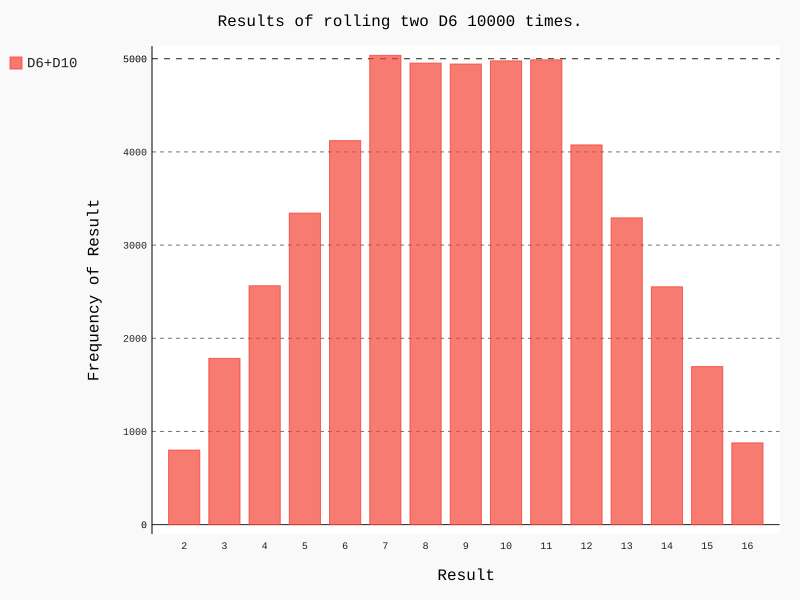

Reproduce this figure in Python.
import pygal as pygal

from main_package.pygal_package.die import Die

die_1 = Die()
die_2 = Die(10)

results = []
for roll_num in range(50000):
    result = die_1.roll() + die_2.roll()
    results.append(result)

# 分析结果
frequencies = []
max_result = die_1.num_sizes + die_2.num_sizes
for value in range(2, max_result + 1):
    frequency = results.count(value)
    frequencies.append(frequency)

# 对结果进行可视化
hist = pygal.Bar()

hist.title = "Results of rolling two D6 10000 times."
hist.x_labels = ["2", "3", "4", "5", "6", "7", "8", "9", "10", "11", "12", "13", "14", "15", "16"]
hist.x_title = "Result"
hist.y_title = "Frequency of Result"

hist.add('D6+D10', frequencies)
hist.render_to_file('die_visual.svg')
